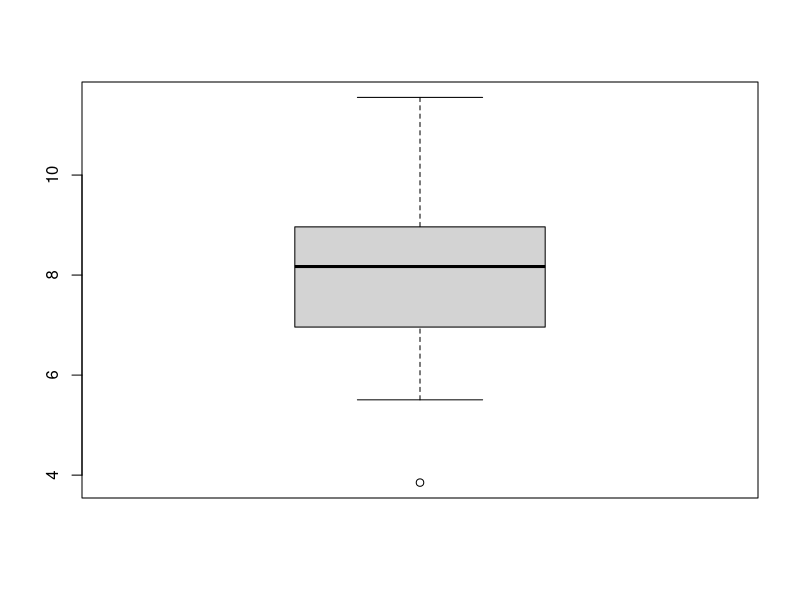
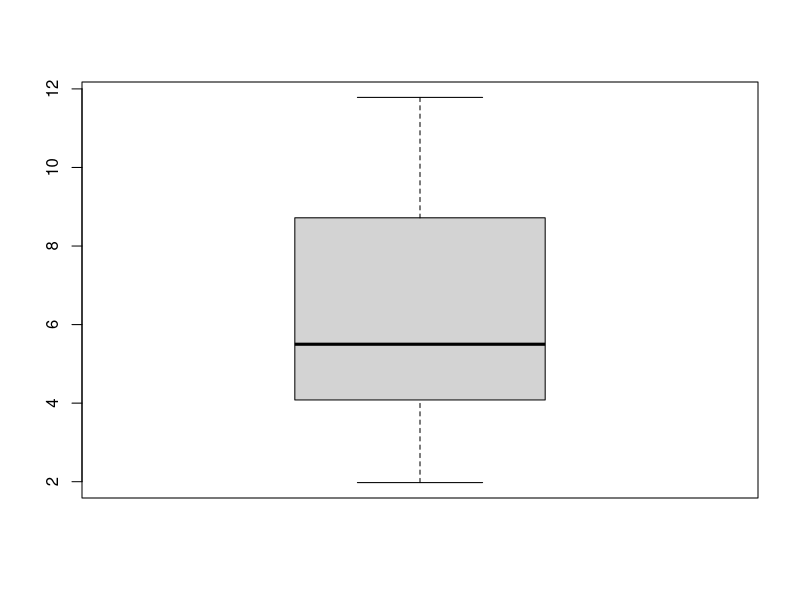
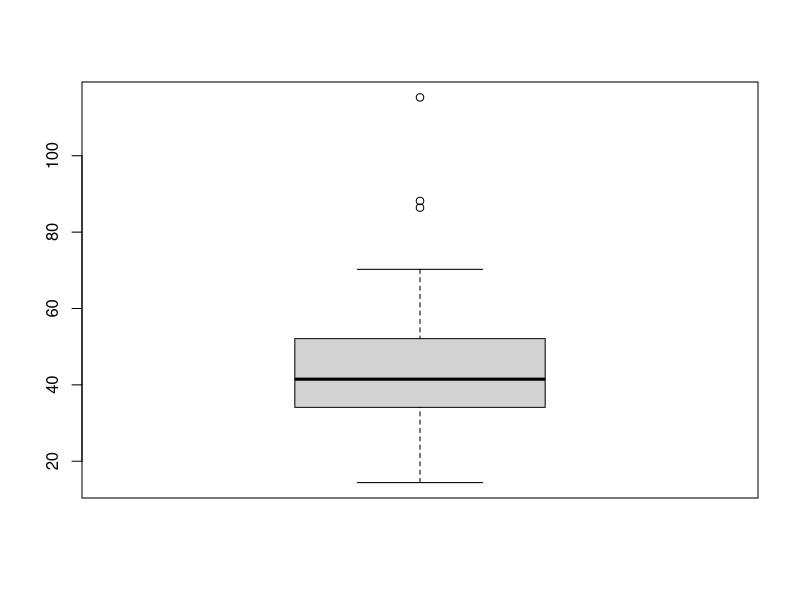

Generate these figures, in order, with R:



library(coda)


rAR1 = function(n,sigma,alpha){
  
  eps = rnorm(n,0,sigma)
  
  x = rep(0,n)
  
  x[1] = eps[1]
  
  for (i in 2:n) {
    
    x[i] = alpha*x[i-1] + eps[i]
  }
  return(x) 
}


effectiveSize(1:1000)
effectiveSize(rnorm(1000))

effectiveSize(rAR1(1000,1,0.9))
effectiveSize(rAR1(1000,1,0.5))
effectiveSize(rAR1(1000,1,0.1))
effectiveSize(rAR1(1000,1,-0.1))
effectiveSize(rAR1(1000,1,-0.5))
effectiveSize(rAR1(1000,1,-0.9))




centered = read.csv("centered.csv",header=F)

n = ncol(centered)
centerSamp = rep(0,n)

for (i in 1:n) {
  centerSamp[i] = effectiveSize(centered[,i])
}

boxplot(centerSamp)





white = read.csv("white.csv",header=F)

n = ncol(white)
whiteSamp = rep(0,n)

for (i in 1:n) {
  whiteSamp[i] = effectiveSize(white[,i])
}

boxplot(whiteSamp)




interweave = read.csv("interweave.csv",header=F)

n = ncol(interweave)
interSamp = rep(0,n)

for (i in 1:n) {
  interSamp[i] = effectiveSize(interweave[,i])
}

boxplot(interSamp)






